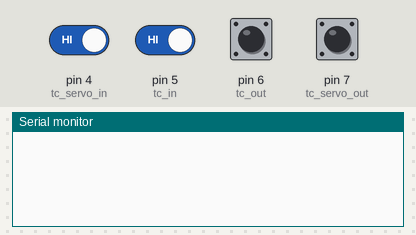
Bench run of a sketch on a simulated Arduino Uno, built with avr-gcc and run on an emulated ATmega328P. Shown: the last lines printed to the serial monitor. Inputs (shaded band) come from the test bench; at power-on: pin 4 (tc_servo_in), pin 5 (tc_in), pin 6 (tc_out), pin 7 (tc_servo_out) HIGH.

Above: at 1.2 s.
1.3 s: pin 4 (tc_servo_in) driven LOW
At 1.9 s:
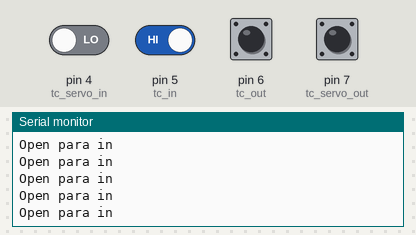
3.2 s: pin 5 (tc_in) driven LOW
At 4.0 s:
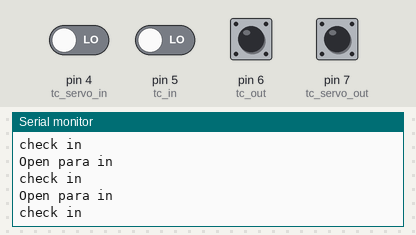

Measured:
- after the input at 1.3 s, the serial monitor: prints a new line at once (image 1)
- after the input at 3.2 s, the serial monitor: prints a new line at once (image 2)

The sketch:

cambientc.ino
```cpp
int tc_in = 5;
int tc_out = 6;
int tc_servo_in = 4;
int tc_servo_out = 7;

void setup() {
  Serial.begin(115200);
  pinMode(tc_in, INPUT);
  pinMode(tc_out, INPUT);
  pinMode(tc_servo_in, INPUT);
  pinMode(tc_servo_out, INPUT);

}

void loop() {
  tc_in = digitalRead(5);
  tc_out = digitalRead(6);
  tc_servo_in = digitalRead(4);
  tc_servo_out = digitalRead(7);
  if (tc_in == LOW){
    Serial.println("check in");
  }
  if (tc_out == LOW){
    Serial.println("check out");
  }
  if (tc_servo_in == LOW){
    Serial.println("Open para in");
  }
  if (tc_servo_out == LOW){
    Serial.println("Open para out");
  }
}
```
